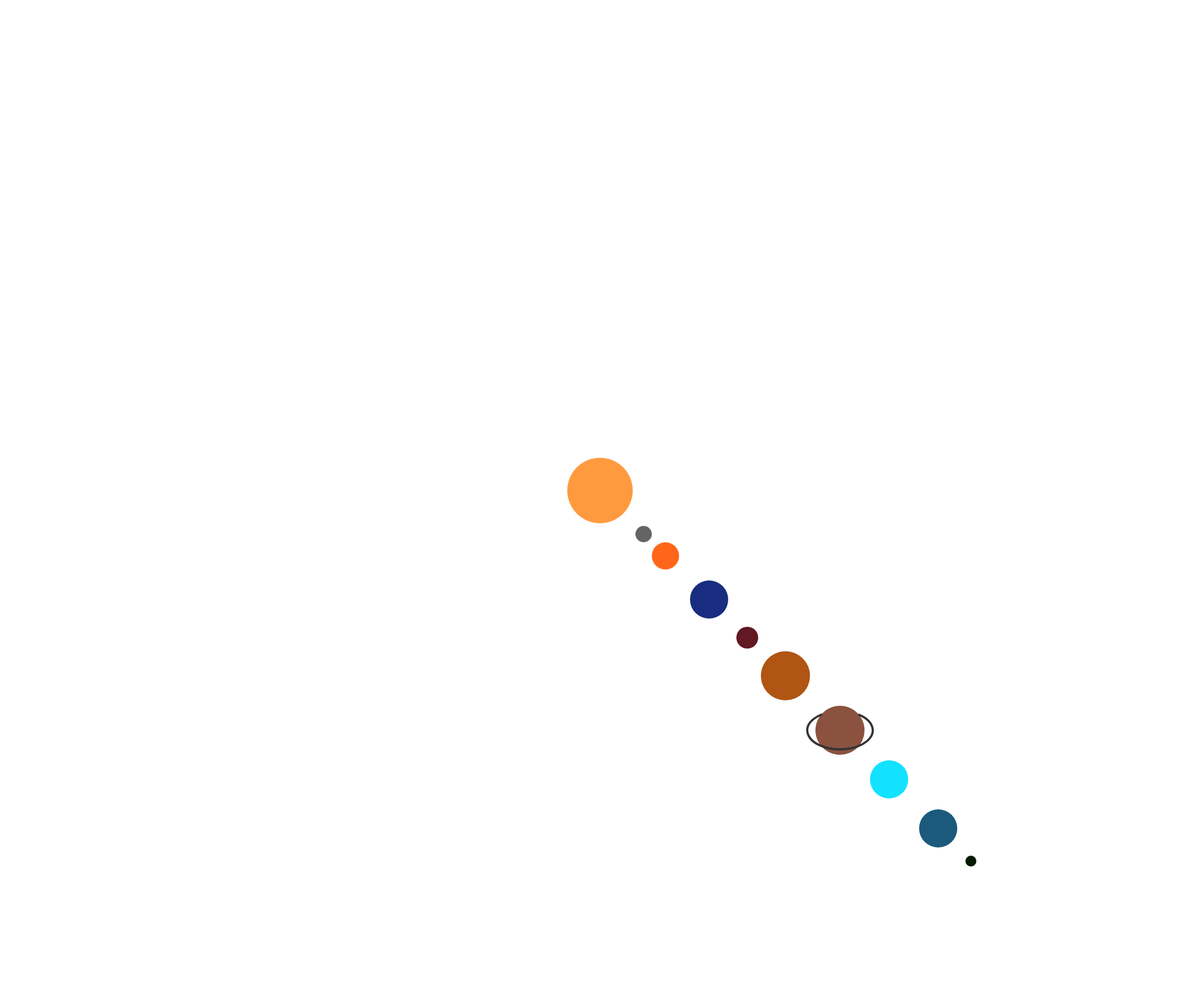
Frame 1 (no input)
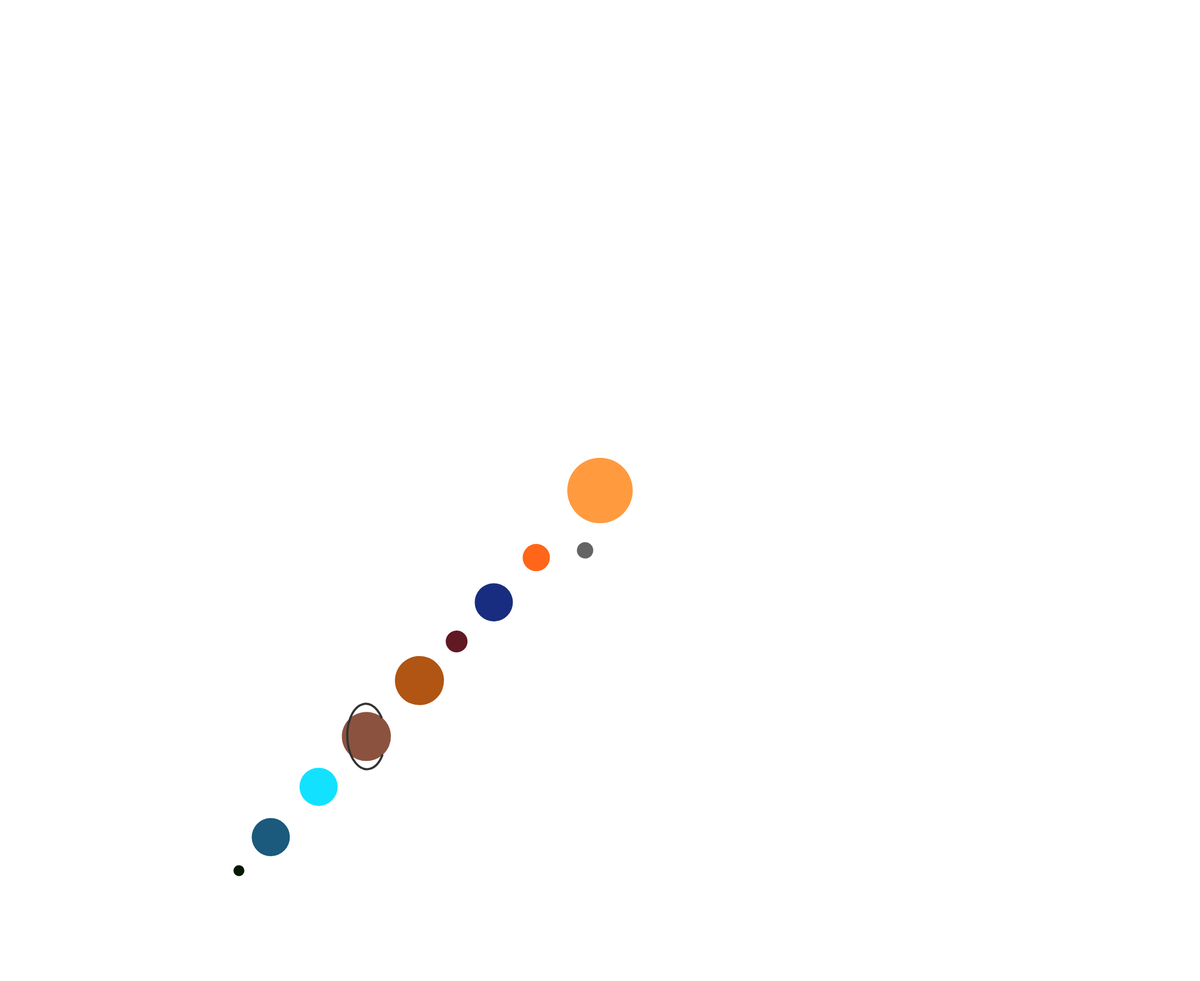
Frame 60 (no input)
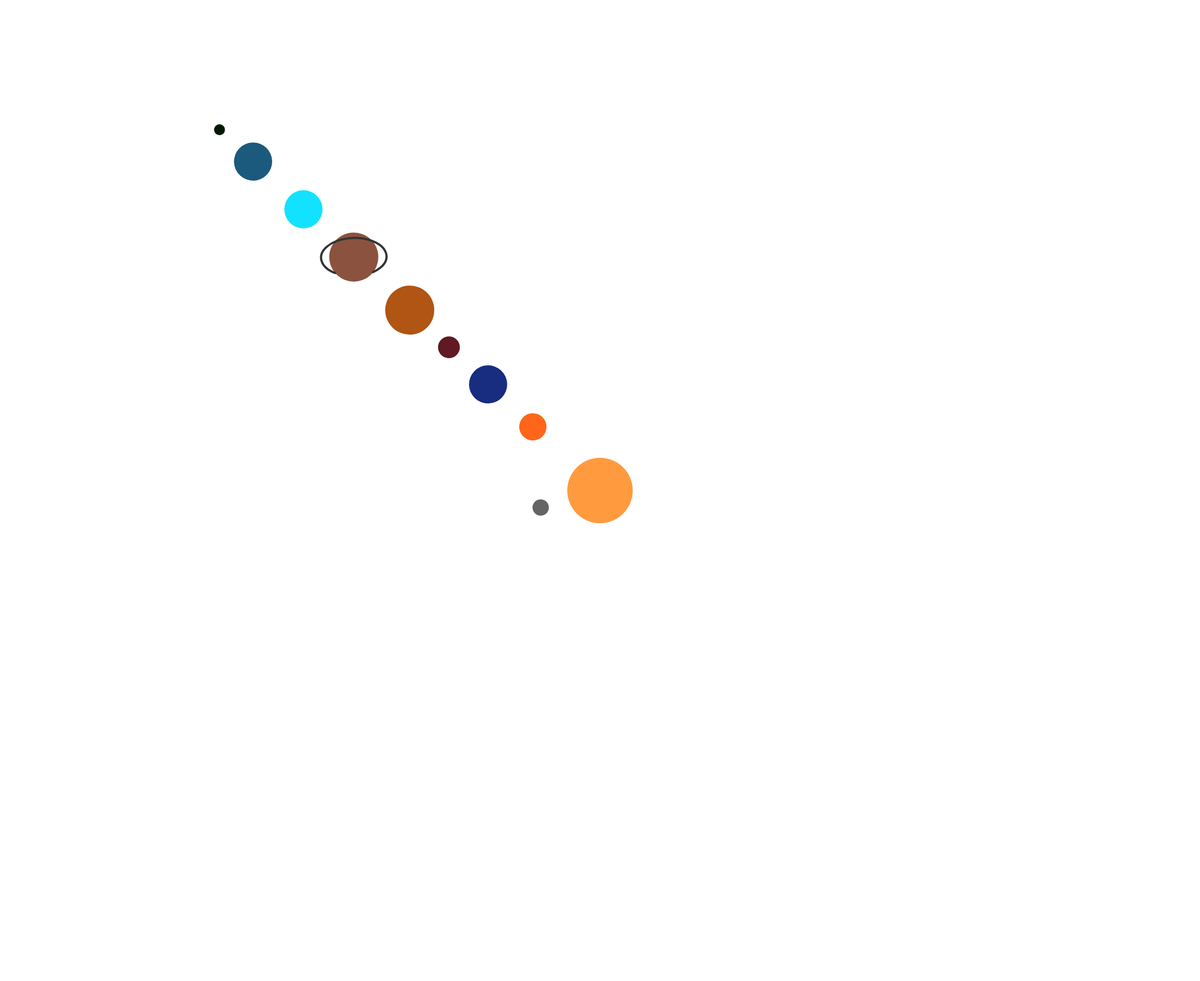
Frame 120 (the mouse pressed at the canvas centre since frame 60)

The p5.js sketch that drew these frames (run headless with seeded random() and noise() and a simulated clock; from frame 60 on, the mouse is pressed at the canvas centre):

// p5.js sketch
// ── sketch.js
let mercuryAngle = 0;
let venusAngle = 0;
let earthAngle = 0;
let marchAngle = 0;
let jupiterAngle = 0;
let uranusAngle = 0;
let neptuneAngle = 0;
let plutoAngle = 0;
function setup() {
  angleMode(DEGREES);
  createCanvas(2200, 1800);
}

function draw() {
  background(255);
  // Солнце
  fill(255,154,63);
  noStroke();
  ellipse(width / 2, height / 2, 120, 120);
  translate(width / 2 ,height / 2);
  // Меркурий
  rotate(mercuryAngle);
  fill(100);
  ellipse(80, 80, 30, 30)
  mercuryAngle = mercuryAngle + 1;
  // Венера
  rotate(venusAngle);
  fill(255,102,25);
  ellipse(120, 120, 50, 50);
  venusAngle = venusAngle + 0.5;
  // Земля
  fill(24,45,128);
  ellipse(200, 200, 70, 70);
  earthAngle = earthAngle + 1;
  // Марс
  fill(97,25,35);
  ellipse(270, 270, 40, 40);
  marchAngle = marchAngle + 1;
  // Юпитер
  fill(176,85,19);
  ellipse(340, 340, 90, 90);
  jupiterAngle = jupiterAngle + 1;
  // Сатурн
  fill(139,82,63);
  ellipse(440, 440, 90, 90);
  strokeWeight(4);
  stroke(51);
  noFill();
  arc(440, 440, 120, 70, -39 ,220, OPEN);
  noStroke();
  // Уран
  fill(18,226,255);
  ellipse(530, 530, 70 ,70);
  uranusAngle = uranusAngle + 1;
  // Нептун
  fill(27, 90, 125);
  ellipse(620, 620, 70, 70);
  neptuneAngle = neptuneAngle + 1;
  // Плутон
  fill(3,25,0);
  ellipse(680, 680, 20, 20);
  plutoAngle = plutoAngle + 1;
  



  
  
}
